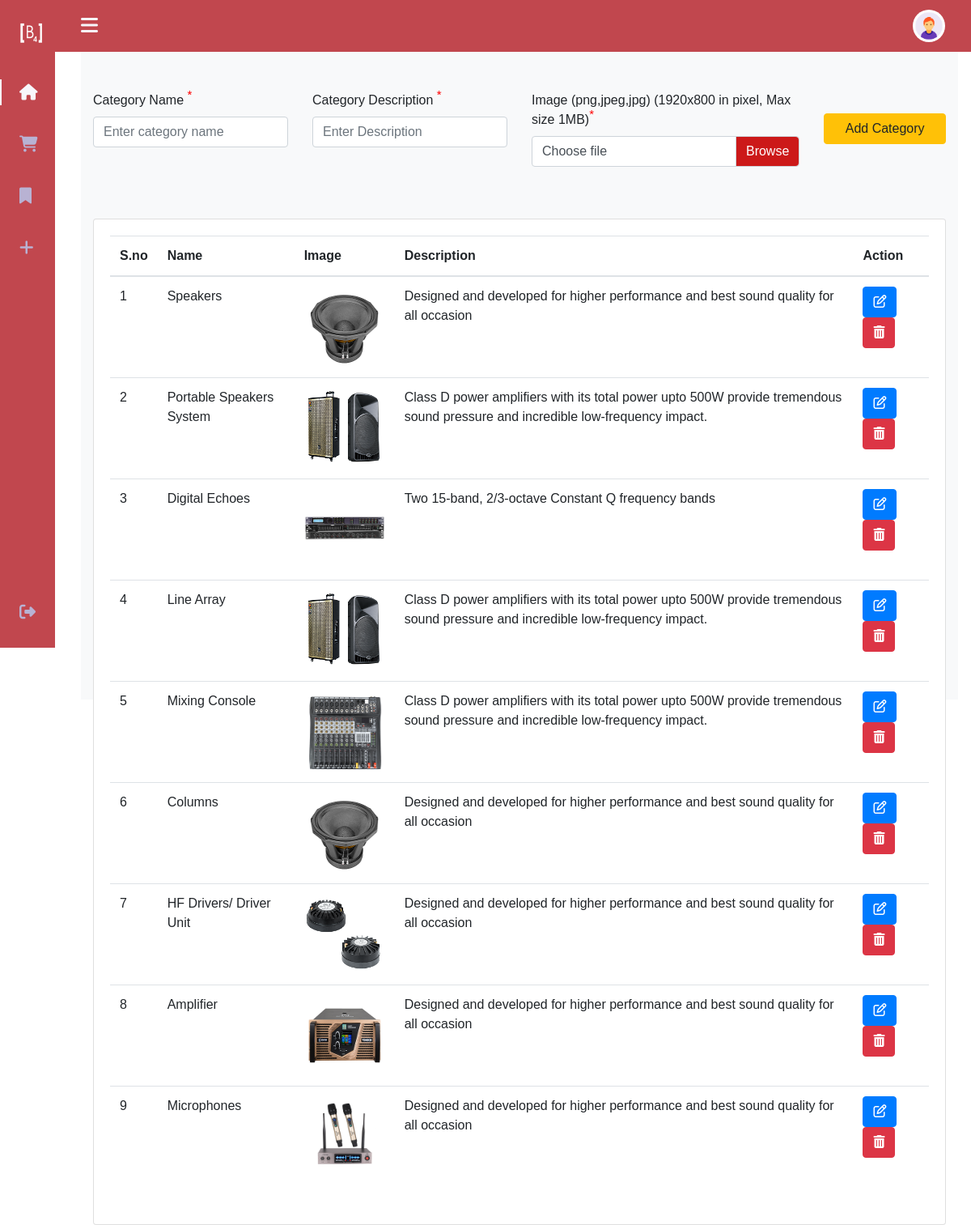
The app's page /admin/categories.php with its own data.
### tables this page shows
CREATE TABLE `categories` (
  `cat_id` int(11) NOT NULL,
  `cat_title` varchar(500) NOT NULL,
  `cat_img` varchar(500) NOT NULL,
  `cat_desc` varchar(500) NOT NULL
);

### admin/categories.php (the view, shortened to what this page needs)
<?php
include "include/css-url.php";
include "partials/sidebar.php";
?>
<div class="content-body my-5 height-100 bg-light" id="main">
    <div class="container-fluid">
        <form class="mt-5" method="post" action="categories.php" enctype="multipart/form-data">
            <div class="row">
                <div class="col-md-3 col-sm-6">
                    <div class="form-group">
                        <label for="category" class="control-label">Category Name <sup class="mandatory">*</sup></label>
                        <input type="text" class="form-control" id="category" name="category" placeholder="Enter category name" required>
                    </div>
                </div>
                <div class="col-md-3 col-sm-6">
                    <div class="form-group">
                        <label for="cat_desc" class="control-label">Category Description <sup class="mandatory">*</sup></label>
                        <input type="text" class="form-control" id="cat_desc" name="cat_desc" placeholder="Enter Description" required>
                    </div>
                </div>
                <div class="col-md-4 col-sm-6">
                    <div class="form-group">
                        <label>Image (png,jpeg,jpg) (1920x800 in pixel, Max size 1MB)<sup class="mandatory">*</sup> </label>
                        <div class="input-group mb-3">
                            <div class="custom-file">
                                <label class="custom-file-label">Choose file</label>
                            </div>
                        </div>
                    </div>
                </div>
                <div class="col-md-2 col-sm-6">
                    <div class="input-group mr-tp-1-per">
                        <button type="submit" name="c_insert" title="Submit" class="btn btn-warning btn-block">Add Category</button>
                    </div>
                </div>
            </div>
        </form>
    </div>
    <div class="container-fluid mt-5">
        <div class="row">
            <div class="col-lg-12">
                <div class="card ">
                    <div class="card-body">
                        <div class="table-responsive">
                            <table class="table  table-hover">
                                <thead>
                                    <tr>
                                        <th>S.no</th>
                                        <th>Name</th>
                                        <th>Image</th>
                                        <th>Description</th>
                                        <th>Action</th>
                                    </tr>
                                </thead>
                                <tbody>
                                    <?php
                                    include 'partials/db_connect.php';
                                    $sql = "SELECT * from `categories`";
                                    $count = 1;
                                    $result = mysqli_query($conn, $sql);
                                    if (mysqli_num_rows($result) > 0) {
                                        while ($row = mysqli_fetch_array($result)) { ?>
                                            <tr>
                                                <td><?php echo $count; ?></td>
                                                <td><?php echo $row['cat_title']; ?></td>
                                                <td>
                                                    <img src="<?php echo $row['cat_img']; ?>" alt="" width="100" height="100">
                                                </td>
                                                <td><?php echo $row['cat_desc']; ?></td>
                                                <td>
                                                    <a href='editcategories.php?id=<?php echo $row['cat_id'] ?>' type="button" class="btn btn-primary mr-1"><i class="fa fa-edit"></i>
                                                        <a href="javascript:void(0)" class="btn btn-danger delete_data"><i class="fa fa-trash"></i></a>
                                                </td>
                                            </tr>
                                    <?php
                                            $count++;
                                        }
                                    } else {
                                        echo '0 results';
                                    }
                                    ?>
                                </tbody>
                            </table>
                        </div>
                    </div>
                </div>
            </div>
        </div>
    </div>
</div>
<?php include "include/js-url.php"; ?>

### admin/include/css-url.php (shortened to what this page needs)
<!DOCTYPE html>
<html lang="en">
<head>
    <link rel="stylesheet" href="./css/style.css">
    <link rel="stylesheet" href="https://cdnjs.cloudflare.com/ajax/libs/font-awesome/4.7.0/css/font-awesome.min.css">
    <link rel="stylesheet" href="https://cdn.jsdelivr.net/npm/bootstrap@4.3.1/dist/css/bootstrap.min.css">
</head>
<body>

### admin/partials/sidebar.php (shortened to what this page needs)
<!DOCTYPE html>
<html lang="en">
<head>
    <link rel="stylesheet" href="https://cdnjs.cloudflare.com/ajax/libs/font-awesome/4.7.0/css/font-awesome.min.css">
</head>
<body id="body-pd">
    <header class="header" id="header">
        <div class="header_toggle"><i class="fa fa-bars" id="header-toggle"></i></div>
        <div class="header_img"><img src="../images/download.png" alt="" /></div>
    </header>
    <div class="l-navbar" id="nav-bar">
        <nav class="nav">
            <div>
                <a href="home-slider.php" class="nav_logo">
                    <img src="../images/logo/final-logo-footer.png" class="w-50" id="logo" alt="">
                </a>
                <div class="nav_list">
                    <a href="home-slider.php" class="nav_link active">
                        <i class='fa fa-home nav_icon'></i>
                    </a>
                    <a href="products.php" class="nav_link">
                        <i class='fa fa-shopping-cart nav_icon'></i>
                    </a>
                    <a href="categories.php" class="nav_link">
                        <i class='fa fa-bookmark nav_icon'></i>
                    </a>
                    <a href="new-release.php" class="nav_link">
                        <i class='fa fa-plus nav_icon'></i>
                    </a>
                </div>
            </div>
            <a href="logout.php" class="nav_link">
                <i class='fa fa-sign-out nav_icon sign'></i>
            </a>
        </nav>
    </div>
</body>
</body>
</html>

### admin/include/js-url.php (shortened to what this page needs)
</body>
</html>

### admin/css/style.css (style rules this page uses)
* { box-sizing: border-box; margin: 0; padding: 0; font-family: sans-serif; }
.my-5 { display: flex; flex-direction: column; align-items: center; }
label::after { color: #ffffff !important; background-color: #dc3545 !important; }
.mr-tp-1-per { margin-top: 2.5%; }
.mandatory { color: red; font-size: 15px; }
.custom-file-label::after { position: absolute; top: 0; right: 0; bottom: 0; z-index: 3; display: block; height: calc(1.5em + 0.75rem); padding: 0.375rem 0.75rem; line-height: 1.5; color: #fff !important; content: "Browse"; background-color: #cc1919 !important; border-left: inherit; border-radius: 0 0.25rem 0.25rem 0; }

### admin/partials/sidebar.php (style rules this page uses)
:root { --header-height: 3rem; --nav-width: 68px; --first-color: #c1474e; --first-color-light: #b8b2d3; --white-color: #f7f6fb; --body-font: "Nunito", sans-serif; --normal-font-size: 1rem; --z-fixed: 100; }
body { position: relative; margin: var(--header-height) 0 0 0; padding: 0 1rem; font-family: var(--body-font); font-size: var(--normal-font-size); transition: 0.5s; }
.nav a { text-decoration: none; }
.header { width: 100%; height: var(--header-height); position: fixed; top: 0; left: 0; display: flex; align-items: center; justify-content: space-between; padding: 0 1rem; background-color: var(--first-color); z-index: var(--z-fixed); transition: 0.5s; }
.header_toggle { color: var(--white-color); font-size: 1.5rem; cursor: pointer; }
.header_img { width: 35px; height: 35px; display: flex; justify-content: center; border-radius: 50%; overflow: hidden; }
.header_img img { width: 40px; }
.sign { font-family: FontAwesome !important; }
.l-navbar { position: fixed; top: 0; left: -30%; width: var(--nav-width); height: 100vh; background-color: var(--first-color); padding: 0.5rem 1rem 0 0; transition: 0.5s; z-index: var(--z-fixed); }
.nav { height: 100%; display: flex; flex-direction: column; justify-content: space-between; overflow: hidden; }
.nav_logo, .nav_link { display: grid; grid-template-columns: max-content max-content; align-items: center; column-gap: 1rem; padding: 0.5rem 0 0.5rem 1.5rem; }
.nav_logo { margin-bottom: 2rem; }
.nav_link { position: relative; color: var(--first-color-light); margin-bottom: 1.5rem; transition: 0.3s; }
.nav_icon { font-size: 1.25rem; }
.active { color: var(--white-color); }
.active::before { content: ""; position: absolute; left: 0; width: 2px; height: 32px; background-color: var(--white-color); }
.height-100 { height: 100vh; }
@media screen and (min-width: 768px) { body { margin: calc(var(--header-height) + 1rem) 0 0 0; padding-left: calc(var(--nav-width) + 2rem); } }
@media screen and (min-width: 768px) { .header { height: calc(var(--header-height) + 1rem); padding: 0 2rem 0 calc(var(--nav-width) + 2rem); } }
@media screen and (min-width: 768px) { .header_img { width: 40px; height: 40px; } }
@media screen and (min-width: 768px) { .header_img img { width: 45px; } }
@media screen and (min-width: 768px) { .l-navbar { left: 0; padding: 1rem 1rem 0 0; } }

### records on screen
categories: cat_title "Speakers", cat_img (picture), cat_desc "Designed and developed for higher performance and best sound quality for all occasion"
categories: cat_title "Portable Speakers System", cat_img (picture), cat_desc "Class D power amplifiers with its total power upto 500W provide tremendous sound pressure and incredible low-frequency impact."
categories: cat_title "Digital Echoes", cat_img (picture), cat_desc "Two 15-band, 2/3-octave Constant Q frequency bands"
categories: cat_title "Line Array", cat_img (picture), cat_desc "Class D power amplifiers with its total power upto 500W provide tremendous sound pressure and incredible low-frequency impact."
categories: cat_title "Mixing Console", cat_img (picture), cat_desc "Class D power amplifiers with its total power upto 500W provide tremendous sound pressure and incredible low-frequency impact."
categories: cat_title "Columns", cat_img (picture), cat_desc "Designed and developed for higher performance and best sound quality for all occasion"
categories: cat_title "HF Drivers/ Driver Unit", cat_img (picture), cat_desc "Designed and developed for higher performance and best sound quality for all occasion"
categories: cat_title "Amplifier", cat_img (picture), cat_desc "Designed and developed for higher performance and best sound quality for all occasion"
categories: cat_title "Microphones", cat_img (picture), cat_desc "Designed and developed for higher performance and best sound quality for all occasion"
